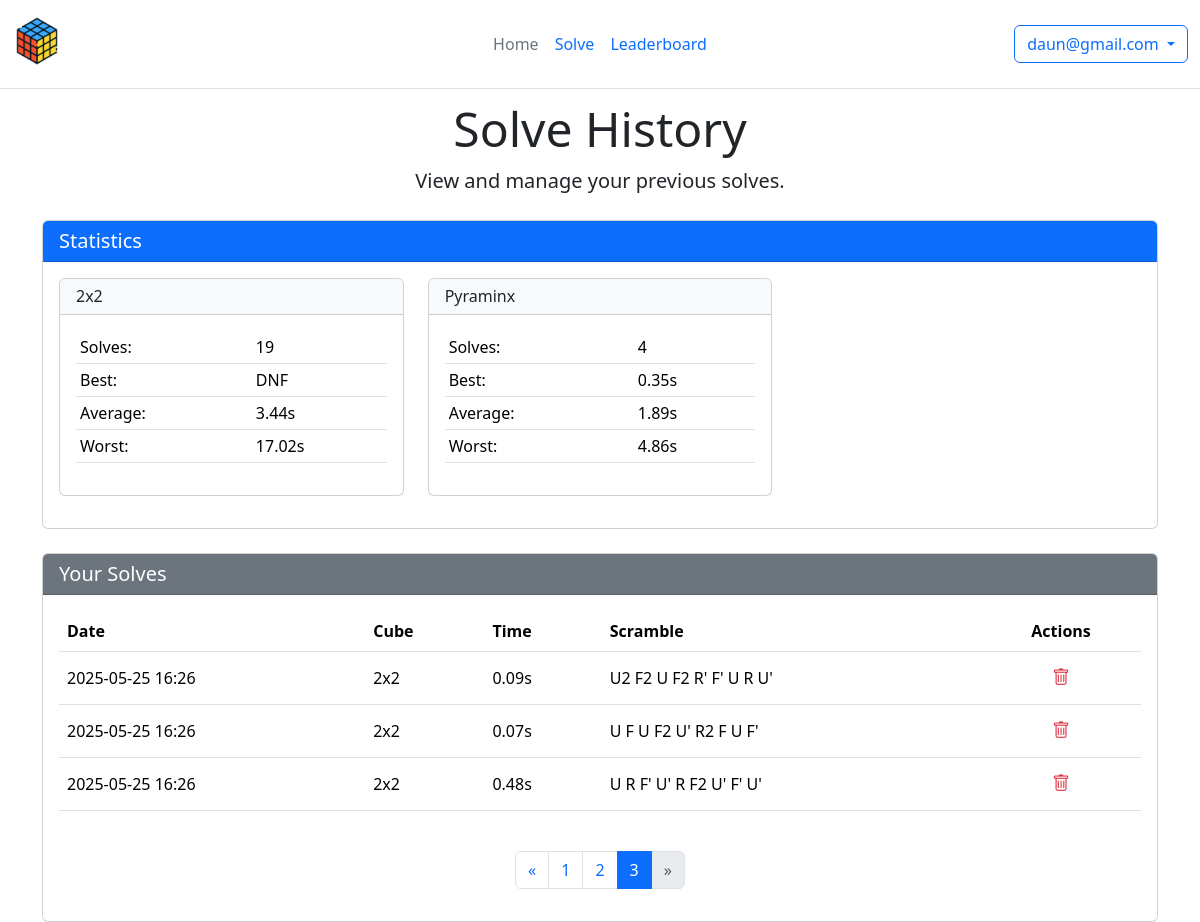
/history?page=3 (signed in), run on the app's committed database.
### main.py (models this page shows, shortened)
class User(db.Model):
    id = db.Column(db.Integer, primary_key=True)
    email = db.Column(db.String(120), unique=True, nullable=False)
    password_hash = db.Column(db.String(128), nullable=False)
    solves = db.relationship('Solve', backref='solver', lazy=True)

class Solve(db.Model):
    id = db.Column(db.Integer, primary_key=True)
    time = db.Column(db.Float, nullable=False)
    date = db.Column(db.DateTime, default=datetime.utcnow)
    user_id = db.Column(db.Integer, db.ForeignKey('user.id'), nullable=False)
    cube_id = db.Column(db.Integer, db.ForeignKey('cube.id'), nullable=False)
    user = db.relationship('User')

class Cube(db.Model):
    id = db.Column(db.Integer, primary_key=True)
    cube_type = db.Column(db.String(20), nullable=False)
    pattern = db.Column(db.String(200), nullable=True)
    solves = db.relationship('Solve', backref='cube', lazy=True)

### main.py (the view)
@app.route('/history')
def history():
    if 'email' not in session:
        return redirect(url_for('login'))
    user = User.query.filter_by(email=session['email']).first()
    page = request.args.get('page', 1, type=int)
    solves = Solve.query.filter_by(user_id=user.id)\
                  .order_by(Solve.date.desc())\
                  .paginate(page=page, per_page=10)
    stats = {}
    for cube_type in ["3x3", "2x2", "4x4", "5x5", "Megaminx", "Pyraminx", "Skewb"]:
        cube_solves = Solve.query.join(Cube).filter(
            Solve.user_id == user.id,
            Cube.cube_type == cube_type
        ).all()
        if cube_solves:
            times = [solve.time for solve in cube_solves]
            stats[cube_type] = {
                'count': len(times),
                'best': min(times),
                'average': sum(times) / len(times),
                'worst': max(times)
            }
    return render_template('history.html', solves=solves, stats=stats)

### templates/history.html (shortened to what this page needs)
{% extends 'base.html' %}
{% block stylesheet %}
<link rel="stylesheet" href="{{ url_for('static', filename='css/history.css') }}">
{% endblock %}
{% block header %}
<div class="text-center mb-4">
  <h1 class="display-5">Solve History</h1>
  <p class="lead">View and manage your previous solves.</p>
</div>
{% endblock %}
{% block body %}
<div class="container">
  {% if stats %}
  <div class="card mb-4">
    <div class="card-header bg-primary text-white">
      <h5 class="card-title mb-0">Statistics</h5>
    </div>
    <div class="card-body">
      <div class="row">
        {% for cube_type, cube_stats in stats.items() %}
        <div class="col-md-4 mb-3">
          <div class="card h-100">
            <div class="card-header bg-light">
              <h6 class="mb-0">{{ cube_type }}</h6>
            </div>
            <div class="card-body">
              <table class="table table-sm">
                <tr>
                  <td>Solves:</td>
                  <td>{{ cube_stats.count }}</td>
                </tr>
                <tr>
                  <td>Best:</td>
                  <td>{% if cube_stats.best < 0 %}DNF{% else %}{{ "%.2f"|format(cube_stats.best) }}s{% endif %}</td>
                </tr>
                <tr>
                  <td>Average:</td>
                  <td>{{ "%.2f"|format(cube_stats.average) }}s</td>
                </tr>
                <tr>
                  <td>Worst:</td>
                  <td>{% if cube_stats.worst < 0 %}DNF{% else %}{{ "%.2f"|format(cube_stats.worst) }}s{% endif %}</td>
                </tr>
              </table>
            </div>
          </div>
        </div>
        {% endfor %}
      </div>
    </div>
  </div>
  {% endif %}
  <div class="card">
    <div class="card-header bg-secondary text-white d-flex justify-content-between align-items-center">
      <h5 class="card-title mb-0">Your Solves</h5>
    </div>
    <div class="card-body">
      {% if solves.items %}
      <div class="table-responsive">
        <table class="table table-hover">
          <thead>
            <tr>
              <th>Date</th>
              <th>Cube</th>
              <th>Time</th>
              <th>Scramble</th>
              <th class="text-center">Actions</th>
            </tr>
          </thead>
          <tbody>
            {% for solve in solves.items %}
            <tr class="solve-row" data-solve-id="{{ solve.id }}">
              <td>{{ solve.date.strftime('%Y-%m-%d %H:%M') }}</td>
              <td>{{ solve.cube.cube_type }}</td>
              <td {% if solve.time < 0 %}class="penalty-dnf">DNF{% else %}{% if solve.time > 100 %}class="penalty-plus2"{% endif %}>{{ "%.2f"|format(solve.time) }}s{% endif %}</td>
              <td class="text-truncate" style="max-width: 300px;">{{ solve.cube.pattern }}</td>
              <td class="text-center">
                <button class="delete-btn" data-solve-id="{{ solve.id }}" title="Delete solve">
                  <i class="bi bi-trash"></i>
                </button>
              </td>
            </tr>
            {% endfor %}
          </tbody>
        </table>
      </div>
      <div class="d-flex justify-content-center mt-4">
        <nav aria-label="Page navigation">
          <ul class="pagination">
            {% if solves.has_prev %}
            <li class="page-item">
              <a class="page-link" href="{{ url_for('history', page=solves.prev_num) }}" aria-label="Previous">
                <span aria-hidden="true">&laquo;</span>
              </a>
            </li>
            {% else %}
            <li class="page-item disabled">
              <a class="page-link" href="#" aria-label="Previous">
                <span aria-hidden="true">&laquo;</span>
              </a>
            </li>
            {% endif %}
            {% for page_num in solves.iter_pages(left_edge=1, right_edge=1, left_current=1, right_current=2) %}
              {% if page_num %}
                {% if page_num == solves.page %}
                <li class="page-item active"><a class="page-link" href="#">{{ page_num }}</a></li>
                {% else %}
                <li class="page-item"><a class="page-link" href="{{ url_for('history', page=page_num) }}">{{ page_num }}</a></li>
                {% endif %}
              {% else %}
                <li class="page-item disabled"><a class="page-link" href="#">...</a></li>
              {% endif %}
            {% endfor %}
            {% if solves.has_next %}
            <li class="page-item">
              <a class="page-link" href="{{ url_for('history', page=solves.next_num) }}" aria-label="Next">
                <span aria-hidden="true">&raquo;</span>
              </a>
            </li>
            {% else %}
            <li class="page-item disabled">
              <a class="page-link" href="#" aria-label="Next">
                <span aria-hidden="true">&raquo;</span>
              </a>
            </li>
            {% endif %}
          </ul>
        </nav>
      </div>
      {% else %}
      <div class="alert alert-info">
        You don't have any solves recorded yet. <a href="{{ url_for('solve') }}">Add your first solve</a>!
      </div>
      {% endif %}
    </div>
  </div>
</div>
{% endblock %}

### templates/base.html (shortened to what this page needs)
<!doctype html>
<html lang="en">
<head>
    <link rel="stylesheet" href="{{ url_for('static', filename='css/main.css') }}">
    <link rel="stylesheet" href="{{ url_for('static', filename='css/base.css') }}">
    <link rel="stylesheet" href="https://cdn.jsdelivr.net/npm/bootstrap@5.3.3/dist/css/bootstrap.min.css">
    <link rel="stylesheet" href="https://cdn.jsdelivr.net/npm/bootstrap-icons@1.11.1/font/bootstrap-icons.css">
    {% block stylesheet %}{% endblock %}
</head>
<body class="d-flex flex-column min-vh-100">
    <header class="fixed-top bg-white d-flex flex-wrap align-items-center justify-content-center justify-content-md-between py-3 border-bottom">
        <div class="container-fluid">
            <div class="d-flex flex-wrap align-items-center justify-content-center justify-content-md-between">
                <div class="col-md-3 mb-2 mb-md-0"><a href="/" class="d-inline-flex link-body-emphasis text-decoration-none">
                    <img src="{{ url_for('static', filename='images/rubik.png') }}"
                        alt="My Logo"
                        width="50"
                        height="50"
                        class="bi"/>
                </a></div>
                <ul class="nav col-12 col-md-auto mb-2 justify-content-center mb-md-0">
                    <li><a href="/" class="nav-link px-2 link-secondary">Home</a></li>
                    <li><a href="/solve" class="nav-link px-2">Solve</a></li>
                    <li><a href="/leaderboard" class="nav-link px-2">Leaderboard</a></li>
                </ul>
                <div class="col-md-3 text-end">
                    {% if session.email %}
                    <div class="dropdown">
                        <button
                                class="btn btn-outline-primary dropdown-toggle"
                                type="button"
                                id="userDropdown"
                                data-bs-toggle="dropdown"
                                aria-expanded="false">
                            {{ session.email }}
                        </button>
                    </div>
                    {% else %}
                    <a style="text-decoration:none;" href="{{ url_for('login') }}">
                        <button type="button" class="btn btn-outline-primary me-2">Login</button>
                    </a>
                    {% endif %}
                </div>
            </div>
        </div>
    </header>
    <main class="container-fluid flex-grow-1">
        {% block header %}{% endblock %}
        {% block body %}{% endblock %}
    </main>
</body>
</html>

### static/css/main.css (style rules this page uses)
*, *::before, *::after { box-sizing: border-box; }
html, body { margin: 0; padding: 0; }

### static/css/base.css (style rules this page uses)
body { padding-top: 100px; }
.fixed-top { background-color: white; z-index: 1030; }

### static/css/history.css (style rules this page uses)
.table td { vertical-align: middle; }
.delete-btn { color: #dc3545; background: none; border: none; cursor: pointer; padding: 8px; font-size: 1.1rem; transition: all 0.2s ease; border-radius: 50%; display: inline-flex; align-items: center; justify-content: center; width: 36px; height: 36px; }
.delete-btn i { display: block; line-height: 1; }
.solve-row { transition: opacity 0.3s ease-out; }

### data on the page
User: email "daun@gmail.com"
Solve: worst "17.02"
Solve: best "0.35"
Solve: worst "4.86"
Solve: date "2025-05-25 16:26", cube.cube_type "2x2", time "0.09", cube.pattern "U2 F2 U F2 R' F' U R U'"
Solve: date "2025-05-25 16:26", cube.cube_type "2x2", time "0.07", cube.pattern "U F U F2 U' R2 F U F'"
Solve: date "2025-05-25 16:26", cube.cube_type "2x2", time "0.48", cube.pattern "U R F' U' R F2 U' F' U'"

### other printed values
{{ cube_type }} "2x2" "Pyraminx"
{{ cube_stats.count }} "19" "4"
{{ "%.2f"|format(cube_stats.average) }} "3.44" "1.89"
{{ page_num }} "1" "2"
{{ page_num }} "3"
